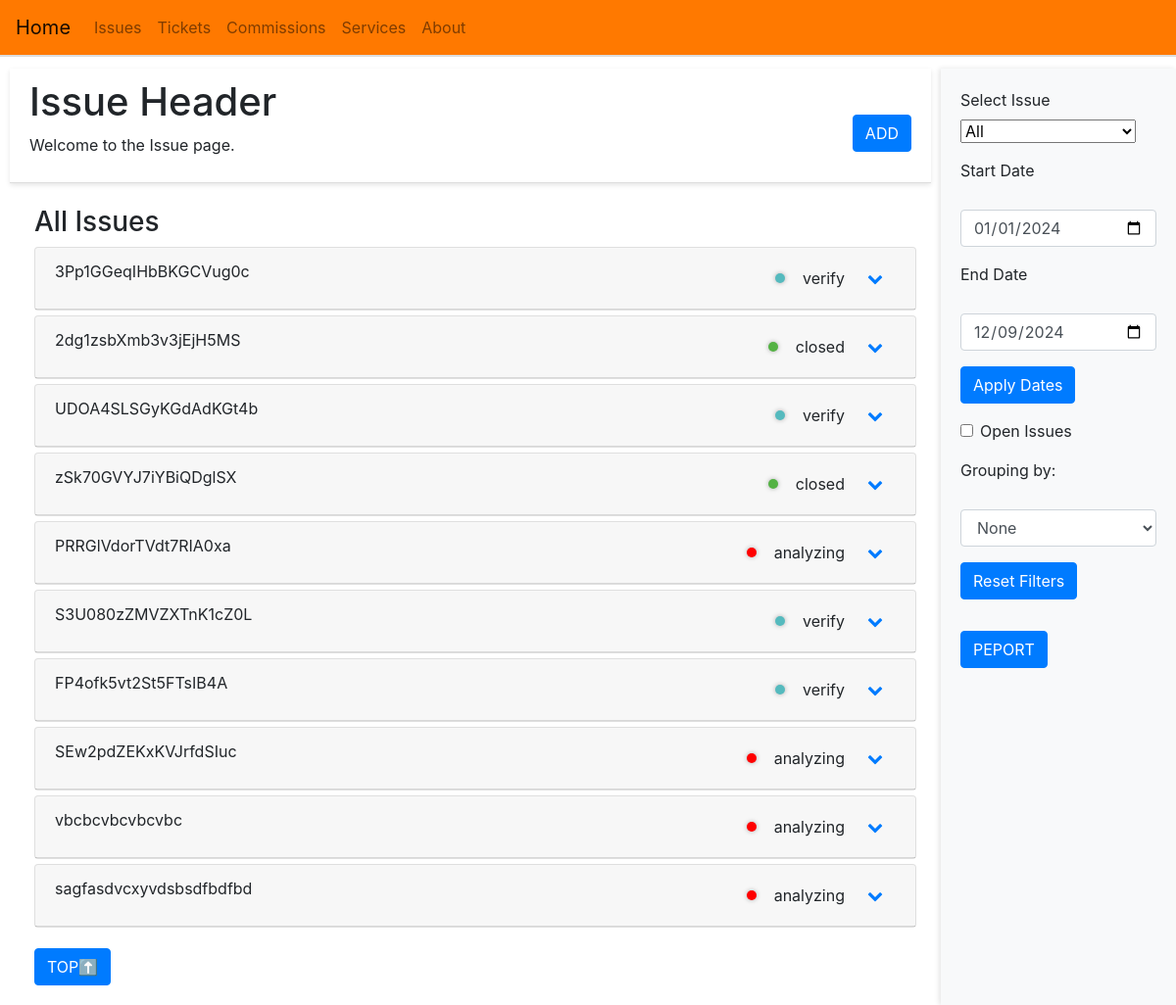
Before: /issue with the older database file.
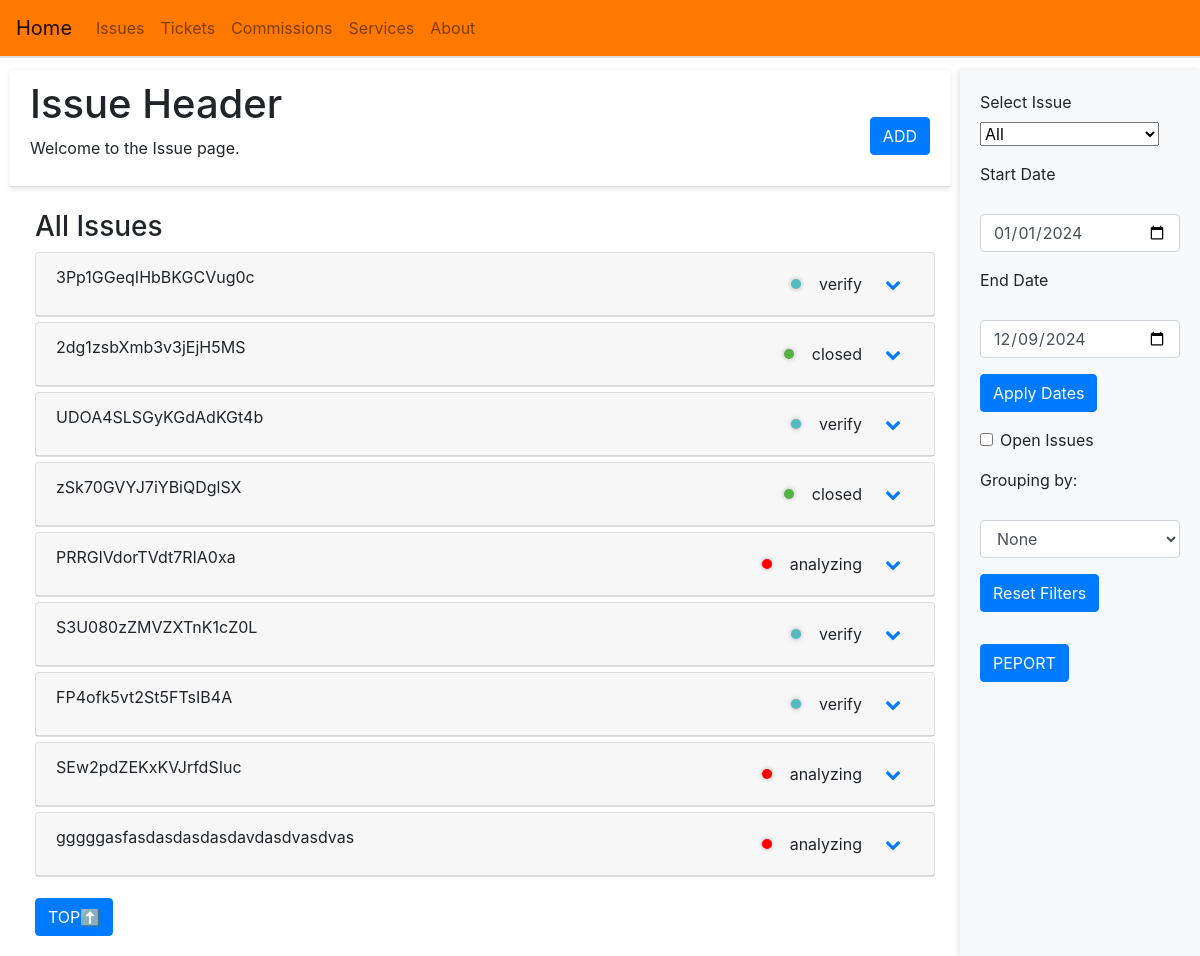
After: the same page with the newer database file.
### app/models.py (models this page shows, shortened)
class Issue(db.Model):
    __tablename__ = 'issue_table'
    id = Column(String(20), primary_key=True)
    title = Column(String(40), nullable=False, unique=True)
    title_cn = Column(String(40), nullable=True)
    report_on = Column(db.DateTime, default=lambda: datetime.now(timezone.utc).date())
    report_by = Column(Enum(Member), nullable=False)
    category = Column(Enum(Category), nullable=False)
    description = Column(String(160), nullable=False)
    severity = Column(Enum(Severity), nullable=True)
    progress = Column(Enum(Progress), default=Progress.analyzing, nullable=False)
    final_resolution = Column(String(80), nullable=True)
    close_on = Column(DateTime, nullable=True)
    resolutions = relationship('Resolution', backref='issue_ref', lazy=True)
    tickets = relationship('Ticket', secondary=ticket_issue_association, back_populates='issues')

### app/views.py (the view, shortened to what this page needs)
@app.route('/issue')
def issue_page():
    theme = 'issue'
    print(f"\nPage theme: {theme}")
    print("\nPage requests:".join([f"{key}: {value}" for key, value in request.args.items()]))
    issues_all = Issue.query.all()
    for issue in issues_all:
        issue.resolutions = sorted(issue.resolutions, key=lambda r: r.update_on, reverse=True)
    selected_issue_id = request.args.get('issue-select', 'all')
    if selected_issue_id == 'all':
        start_date_str = request.args.get('start-date', '2024-01-01')
        end_date_str = request.args.get('end-date', datetime.now().strftime('%Y-%m-%d'))
        exclude_closed = request.args.get('exclude-closed', False)
        start_date = datetime.strptime(start_date_str, '%Y-%m-%d')
        end_date = datetime.strptime(end_date_str, '%Y-%m-%d') + timedelta(days=1)
        issues_filtered = [issue for issue in issues_all if end_date >= issue.report_on >= start_date]
        if exclude_closed:
            issues_filtered = [issue for issue in issues_filtered if issue.progress.name.lower() != 'closed']
        else:
            pass
        grouping_by = request.args.get('grouping-by', 'none')
        if grouping_by == 'none':
            issues_by_group = {'All': issues_filtered}
            group_order = ['All']
        expanded_issue_id = None
    return render_template('issue/page.html',
                           page_theme=theme,
                           issues=issues_all,
                           issues_by_group=issues_by_group,
                           group_order=group_order,
                           grouping_by=grouping_by,
                           default_start_date=start_date_str,
                           default_end_date=end_date_str,
                           expanded_issue_id=expanded_issue_id
                           )

### app/templates/issue/page.html (shortened to what this page needs)
{% extends "base/page.html" %}
{% block head %}
<link rel="stylesheet" href="{{ url_for('static', filename='css/issue/page.css') }}">
<link rel="stylesheet" href="https://cdnjs.cloudflare.com/ajax/libs/font-awesome/4.7.0/css/font-awesome.min.css">
{% endblock %}
{% block page_header_text %}Issue Header{% endblock %}
{% block page_subheader_text %}Welcome to the Issue page.{% endblock %}
{% block add_button %}
<button id="addInstBtn" class="btn btn-primary mt-3" onclick="openModal('issue', '', 'add')">ADD</button>
{% endblock %}
{% block content %}
<div class="accordion" id="issueAccordion">
    {% for group in group_order %}
    <div class="group-section" id="{{ group }}">
        <h3>{{ group | capitalize }} Issues</h3>
        {% if issues_by_group[group] %}
            {% for issue in issues_by_group[group] %}
            <div class="card">
                <div class="card-header d-flex justify-content-between" id="heading{{ issue.id }}">
                    <span>{{ issue.title }}</span>
                    <div class="d-flex align-items-center">
                        <span class="progress-indicator {{ issue.progress.name }}"></span>
                        <span class="ml-2">{{ issue.progress.name }}</span>
                        <button class="btn btn-link toggle-icon" type="button" data-toggle="collapse" data-target="#collapse{{ issue.id }}" aria-expanded="false" aria-controls="collapse{{ issue.id }}">
                            <i class="fa fa-chevron-down"></i>
                        </button>
                    </div>
                </div>
            </div>
            {% endfor %}
        {% else %}
            <p>No {{ group }} issues available.</p>
        {% endif %}
    </div>
    {% endfor %}
</div>
<button class="btn btn-primary mt-3" id="backToTopBtn" onclick="scrollToTop()">TOP⬆️</button>
{% endblock %}
{% block control %}
<form id="issueControl" action="{{ url_for('issue_page') }}" method="GET">
    <div class="form-group">
        <label for="issueSelect">Select Issue</label>
        <select id="issueSelect" name="issue-select" required onchange="this.form.submit()">
            <option value="all" title="Show all issues"
                {% if request.args.get('issue-select', 'all') == 'all' %}selected{% endif %}>All</option>
        </select>
    </div>
    <div class="form-group">
        <label for="issueStartDate">Start Date</label>
        <input type="date" class="form-control" id="issueStartDate" name="start-date"
               value="{{ request.args.get('start-date', default_start_date) }}">
    </div>
    <div class="form-group">
        <label for="issueEndDate">End Date</label>
        <input type="date" class="form-control" id="issueEndDate" name="end-date"
               value="{{ request.args.get('end-date', default_end_date) }}">
    </div>
    <div class="form-group">
        <button type="submit" class="btn btn-primary">Apply Dates</button>
    </div>
    <div class="form-group form-check">
        <input type="checkbox" class="form-check-input" id="excludeClosed" name="exclude-closed"
            onchange="this.form.submit()">
        <label class="form-check-label" for="excludeClosed">Open Issues</label>
    </div>
    <div class="form-group">
        <label for="groupingBy">Grouping by:</label>
        <select class="form-control" id="groupingBy" name="grouping-by" onchange="this.form.submit()">
            <option value="none" {% if grouping_by == 'none' %}selected{% endif %}>None</option>
        </select>
    </div>
    <div class="form-group">
        {% set issue_url = url_for('issue_page') %}
        <button type="button" class="btn btn-primary" onclick="resetFilters('{{ issue_url }}')">Reset Filters</button>
    </div>
</form>
<div class="form-group">
    <button class="btn btn-primary mt-3" onclick="printTheme('issue')">PEPORT</button>
</div>
{% endblock %}

### app/templates/base/page.html (shortened to what this page needs)
<!DOCTYPE html>
<html lang="en">
<head>
    <link rel="stylesheet" href="https://stackpath.bootstrapcdn.com/bootstrap/4.5.2/css/bootstrap.min.css">
    <link rel="preload" href="{{ url_for('static', filename='css/base/page.css') }}" as="style" onload="this.onload=null;this.rel='stylesheet'">
    <link rel="stylesheet" href="{{ url_for('static', filename='css/base/modal.css') }}">
    {% block head %}{% endblock %}
</head>
<body>
    <nav class="navbar navbar-expand-lg navbar-light bg-light navbar-top">
        <a class="navbar-brand" href="{{ url_for('home') }}">Home</a>
        <div class="collapse navbar-collapse" id="navbarNav">
            <ul class="navbar-nav">
                <li class="nav-item">
                    <a class="nav-link" href="{{ url_for('issue_page') }}">Issues</a>
                </li>
                <li class="nav-item">
                    <a class="nav-link" href="{{ url_for('ticket_page') }}">Tickets</a>
                </li>
                <li class="nav-item">
                    <a class="nav-link" href="{{ url_for('commission_page') }}">Commissions</a>
                </li>
                <li class="nav-item">
                    <a class="nav-link" href="{{ url_for('service_page') }}">Services</a>
                </li>
                <li class="nav-item">
                    <a class="nav-link" href="{{ url_for('about_page') }}">About</a>
                </li>
            </ul>
        </div>
    </nav>
    <div class="container-fluid">
        <div class="main-row">
            <div class="left-half">
                <div class="content-header">
                    <div>
                        <h1>{% block page_header_text %}{% endblock %}</h1>
                        <p>{% block page_subheader_text %}{% endblock %}</p>
                    </div>
                    <div>
                        {% block add_button %}{% endblock %}
                    </div>
                </div>
                <div class="content-main">
                    {% block content %}{% endblock %}
                </div>
            </div>
            <div class="right-half">
                {% block control %}{% endblock %}
            </div>
        </div>
    </div>
</body>
</html>

### app/static/css/base/page.css (style rules this page uses)
html, body { height: 100%; margin: 0; }
.navbar-top { position: fixed; top: 0; width: 100%; z-index: 30; background-color: rgb(255, 121, 0) !important; border-bottom: 2px solid #ddd; }
.container-fluid { padding-top: 70px; }
.main-row { display: flex; height: calc(100vh - 70px); }
.content-header { position: fixed; top: 70px; left: 10px; width: calc(100% - 260px); background-color: white; z-index: 20; border-bottom: 1px solid #ddd; padding: 10px 20px; box-shadow: 0 2px 5px rgba(0, 0, 0, 0.1); }
.left-half { flex-grow: 1; overflow-y: scroll; overflow-x: hidden; padding: 20px; margin-top: 120px; margin-right: 230px; box-sizing: border-box; }
.content-header { position: fixed; top: 70px; left: 10px; width: calc(100% - 260px); background-color: white; z-index: 20; border-bottom: 1px solid #ddd; padding: 10px 20px; box-shadow: 0 2px 5px rgba(0, 0, 0, 0.1); display: flex; justify-content: space-between; align-items: center; }
.content-header .btn-primary { margin-top: 0; }
.left-half p { word-wrap: break-word; }
.right-half { position: fixed; top: 70px; right: 0; height: calc(100vh - 70px); width: 240px; overflow-y: auto; overflow-x: hidden; background-color: #f8f9fa; padding: 20px; margin: 0px; box-shadow: -2px 0 5px rgba(0,0,0,0.1); }

### app/static/css/base/modal.css (style rules this page uses)
.form-control { margin-top: 20px; }

### app/static/css/issue/page.css (style rules this page uses)
.card { margin-bottom: 5px; }
.progress-indicator { display: inline-block; width: 10px; height: 10px; border-radius: 50%; margin-right: 10px; box-shadow: 0 0 5px rgba(0, 0, 0, 0.3); }
.progress-indicator.analyzing { background-color: red; }
.progress-indicator.verify { background-color: rgb(85, 186, 190); }
.progress-indicator.closed { background-color: rgb(84, 178, 68); }
.toggle-icon { margin-left: 10px; }
select { width: auto; }
select option { max-height: 120px; overflow-y: auto; }

Changed rows visible on the page:
removed Issue: title "vbcbcvbcvbcvbc", progress.name "analyzing"
removed Issue: title "sagfasdvcxyvdsbsdfbdfbd", progress.name "analyzing"
added Issue: title "gggggasfasdasdasdasdavdasdvasdvas", progress.name "analyzing"
